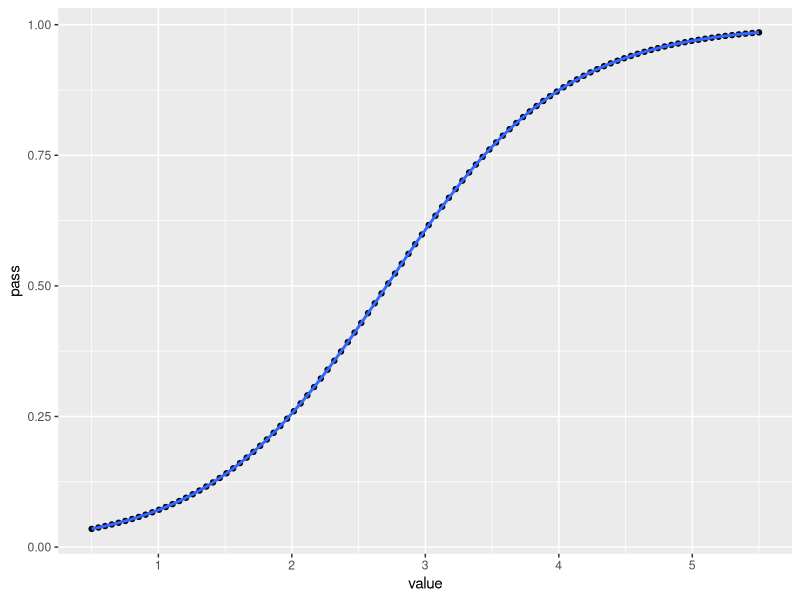

Write the R code that produced this figure.
## ---- chunk 1
library(tidyverse)
## ---- chunk 2
hours <- c(0.50, 0.75, 1.00, 1.25, 1.50, 1.75, 1.75, 2.00, 2.25, 2.50, 2.75, 3.00, 3.25, 3.50, 4.00, 4.25, 4.50, 4.75, 5.00, 5.50)
pass <-  c(0, 0, 0, 0, 0, 0, 1, 0, 1, 0, 1, 0, 1, 0, 1, 1, 1, 1, 1, 1)
df <- as_tibble(hours)
df$pass <- pass
df
## ---- chunk 3
df$pass <- as.factor(df$pass)
df
## ---- chunk 4
glm(pass ~ value, family = "binomial",  data = df) -> logisticps
logisticps

summary(logisticps)
## ---- chunk 5
predict.glm(logisticps, newdata = data.frame(value = 5.3), type = "response")
## ---- chunk 6
new_dat <- data.frame(value=seq(min(df$value), max(df$value), len=100))
new_dat$pass <- predict.glm(logisticps, newdata = new_dat, type = "response")
## ---- chunk 7
ggplot(new_dat, aes(x=value, y=pass)) +
  geom_point() +
  geom_smooth(method = "glm", 
    method.args = list(family = "binomial"), 
    se = FALSE)
